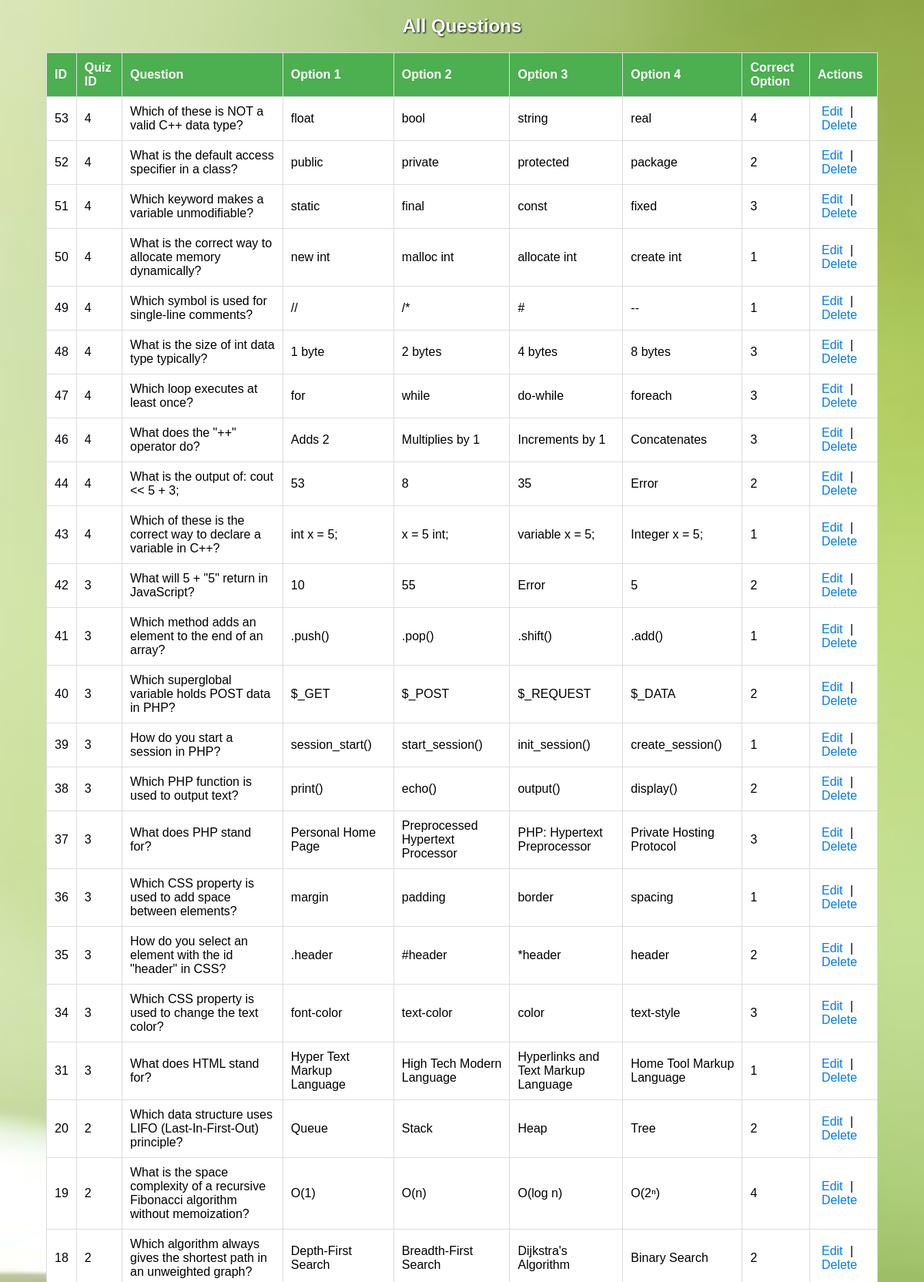
The app's page /controller/ListQuestionsController.php (signed in, upper part) with its own data.
### tables this page shows
CREATE TABLE `questions` (
  `id` int(11) NOT NULL,
  `quiz_id` int(11) NOT NULL,
  `question` text NOT NULL,
  `option1` varchar(255) DEFAULT NULL,
  `option2` varchar(255) DEFAULT NULL,
  `option3` varchar(255) DEFAULT NULL,
  `option4` varchar(255) DEFAULT NULL,
  `correct_option` int(11) NOT NULL
);

### Controller/ListQuestionsController.php (called while the page is built, shortened)
<?php
require_once '../model/mydb.php';
$db = new Model();
$conn = $db->OpenConn();
$allQuestions = $db->getAllQuestions($conn);
include '../view/listquestions.php';

### Model/mydb.php (called while the page is built, shortened)
<?php
class Model {
    public function getAllQuestions($conn) {
        $sql = "SELECT * FROM questions ORDER BY id DESC";
        $result = $conn->query($sql);
        $questions = [];
        if ($result && $result->num_rows > 0) {
            while ($row = $result->fetch_assoc()) {
                $questions[] = $row;
            }
        }
        return $questions;
    }
}

### View/listquestions.php (the view, shortened to what this page needs)
<!DOCTYPE html>
<html lang="en">
<head>
    <link rel="stylesheet" href="../css/teacherdashb.css" />
</head>
<body>
<h2>All Questions</h2>
<table>
    <thead>
        <tr>
            <th>ID</th>
            <th>Quiz ID</th>
            <th>Question</th>
            <th>Option 1</th>
            <th>Option 2</th>
            <th>Option 3</th>
            <th>Option 4</th>
            <th>Correct Option</th>
            <th>Actions</th>
        </tr>
    </thead>
    <tbody>
        <?php if (!empty($allQuestions)): ?>
            <?php foreach ($allQuestions as $q): ?>
                <tr>
                    <td><?= htmlspecialchars($q['id']) ?></td>
                    <td><?= htmlspecialchars($q['quiz_id']) ?></td>
                    <td><?= htmlspecialchars($q['question']) ?></td>
                    <td><?= htmlspecialchars($q['option1']) ?></td>
                    <td><?= htmlspecialchars($q['option2']) ?></td>
                    <td><?= htmlspecialchars($q['option3']) ?></td>
                    <td><?= htmlspecialchars($q['option4']) ?></td>
                    <td><?= htmlspecialchars($q['correct_option']) ?></td>
                    <td>
                        <a href="UpdateQuestionController.php?id=<?= $q['id'] ?>">Edit</a> |
                        <a href="DeleteQuestionController.php?id=<?= $q['id'] ?>" onclick="return confirm('Are you sure you want to delete this question?');">Delete</a>
                    </td>
                </tr>
            <?php endforeach; ?>
        <?php else: ?>
            <tr><td colspan="9" style="text-align:center;">No questions found.</td></tr>
        <?php endif; ?>
    </tbody>
</table>
</body>
</html>

### CSS/teacherdashb.css (style rules this page uses)
body { font-family: Arial, sans-serif; background: #f4f6f8; margin: 0; padding: 0; }
h2 { margin-bottom: 20px; }

### View/listquestions.php (style rules this page uses)
table { width: 90%; margin: 20px auto; border-collapse: collapse; background: #fff; }
th, td { border: 1px solid #ddd; padding: 10px; text-align: left; }
th { background-color: #4CAF50; color: white; }
a { color: #007bff; text-decoration: none; margin: 0 5px; }
body { background-image: url('../CSS/image/edu.jpg'); background-size: cover; background-position: center; background-repeat: no-repeat; font-family: Arial, sans-serif; }
h2 { text-align: center; margin-top: 20px; color: white; text-shadow: 1px 1px 2px black; }

### records on screen
questions: id "53", quiz "4", question "Which of these is NOT a valid C++ data type?", option1 "float", option2 "bool", option3 "string", option4 "real", correct_option "4"
questions: id "52", quiz "4", question "What is the default access specifier in a class?", option1 "public", option2 "private", option3 "protected", option4 "package", correct_option "2"
questions: id "51", quiz "4", question "Which keyword makes a variable unmodifiable?", option1 "static", option2 "final", option3 "const", option4 "fixed", correct_option "3"
questions: id "50", quiz "4", question "What is the correct way to allocate memory dynamically?", option1 "new int", option2 "malloc int", option3 "allocate int", option4 "create int", correct_option "1"
questions: id "49", quiz "4", question "Which symbol is used for single-line comments?", option1 "//", option2 "/*", option3 "#", option4 "--", correct_option "1"
questions: id "48", quiz "4", question "What is the size of int data type typically?", option1 "1 byte", option2 "2 bytes", option3 "4 bytes", option4 "8 bytes", correct_option "3"
questions: id "47", quiz "4", question "Which loop executes at least once?", option1 "for", option2 "while", option3 "do-while", option4 "foreach", correct_option "3"
questions: id "46", quiz "4", question "What does the \"++\" operator do?", option1 "Adds 2", option2 "Multiplies by 1", option3 "Increments by 1", option4 "Concatenates", correct_option "3"
questions: id "44", quiz "4", question "What is the output of: cout << 5 + 3;", option1 "53", option2 "8", option3 "35", option4 "Error", correct_option "2"
questions: id "43", quiz "4", question "Which of these is the correct way to declare a variable in C++?", option1 "int x = 5;", option2 "x = 5 int;", option3 "variable x = 5;", option4 "Integer x = 5;", correct_option "1"
questions: id "42", quiz "3", question "What will 5 + \"5\" return in JavaScript?", option1 "10", option2 "55", option3 "Error", option4 "5", correct_option "2"
questions: id "41", quiz "3", question "Which method adds an element to the end of an array?", option1 ".push()", option2 ".pop()", option3 ".shift()", option4 ".add()", correct_option "1"
questions: id "40", quiz "3", question "Which superglobal variable holds POST data in PHP?", option1 "$_GET", option2 "$_POST", option3 "$_REQUEST", option4 "$_DATA", correct_option "2"
questions: id "39", quiz "3", question "How do you start a session in PHP?", option1 "session_start()", option2 "start_session()", option3 "init_session()", option4 "create_session()", correct_option "1"
questions: id "38", quiz "3", question "Which PHP function is used to output text?", option1 "print()", option2 "echo()", option3 "output()", option4 "display()", correct_option "2"
questions: id "37", quiz "3", question "What does PHP stand for?", option1 "Personal Home Page", option2 "Preprocessed Hypertext Processor", option3 "PHP: Hypertext Preprocessor", option4 "Private Hosting Protocol", correct_option "3"
questions: id "36", quiz "3", question "Which CSS property is used to add space between elements?", option1 "margin", option2 "padding", option3 "border", option4 "spacing", correct_option "1"
questions: id "35", quiz "3", question "How do you select an element with the id \"header\" in CSS?", option1 ".header", option2 "#header", option3 "*header", option4 "header", correct_option "2"
questions: id "34", quiz "3", question "Which CSS property is used to change the text color?", option1 "font-color", option2 "text-color", option3 "color", option4 "text-style", correct_option "3"
questions: id "31", quiz "3", question "What does HTML stand for?", option1 "Hyper Text Markup Language", option2 "High Tech Modern Language", option3 "Hyperlinks and Text Markup Language", option4 "Home Tool Markup Language", correct_option "1"
questions: id "20", quiz "2", question "Which data structure uses LIFO (Last-In-First-Out) principle?", option1 "Queue", option2 "Stack", option3 "Heap", option4 "Tree", correct_option "2"
questions: id "19", quiz "2", question "What is the space complexity of a recursive Fibonacci algorithm without memoization?", option1 "O(1)", option2 "O(n)", option3 "O(log n)", option4 "O(2ⁿ)", correct_option "4"
questions: id "18", quiz "2", question "Which algorithm always gives the shortest path in an unweighted graph?", option1 "Depth-First Search", option2 "Breadth-First Search", option3 "Dijkstra's Algorithm", option4 "Binary Search", correct_option "2"
